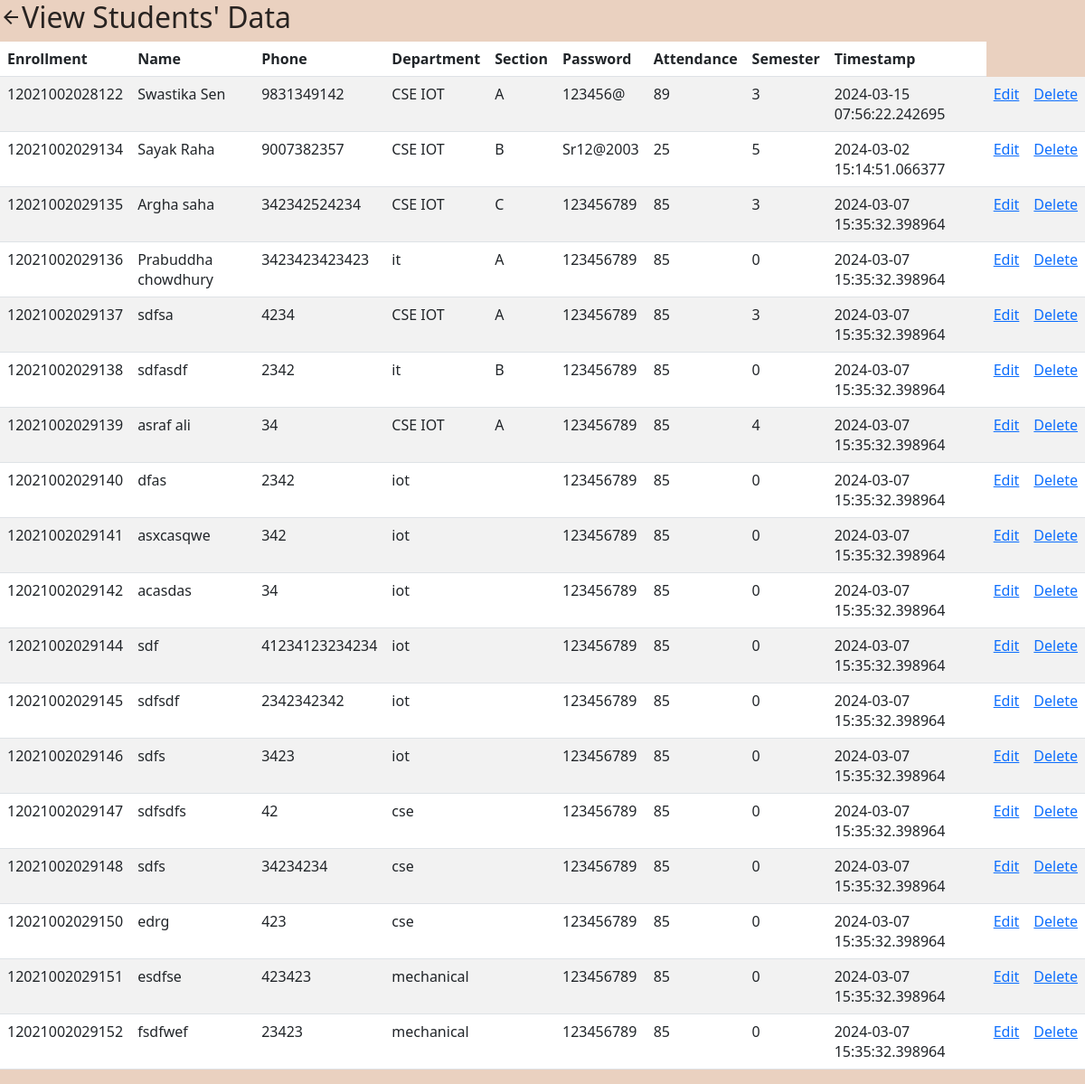
The page /admin/view.php?type=student (signed in) on the database its author committed.
### tables this page shows
CREATE TABLE `tbl_student` (
  `Enrollment` bigint(255) NOT NULL,
  `name` varchar(255) NOT NULL,
  `Phone` varchar(255) NOT NULL,
  `Department` varchar(255) NOT NULL,
  `Section` varchar(255) NOT NULL,
  `Password` varchar(255) NOT NULL,
  `Attendance` int(255) NOT NULL,
  `semester` int(255) NOT NULL,
  `timestamp` timestamp(6) NOT NULL DEFAULT current_timestamp(6)
);

### admin/view.php (the view, shortened to what this page needs)
<?php
if (isset($_GET["type"]) && ($_GET["type"] == "student" || $_GET["type"] == "teacher")) {
    $type = $_GET["type"];
} else {
    header("location:index.php");
    exit();
}
include '../dependancies.php';
include '../connect.php';
$table = ($type == "student") ? "tbl_student" : "tbl_teacher";
$query = "SELECT * FROM $table";
$result = mysqli_query($con, $query);
?>
<!DOCTYPE html>
<html>
<head>
    <?php include '../dependancies.php' ?>
</head>
<body>
        <h2 class="text-left"><a href="index.php" title="Back to Dashboard"><span class="material-symbols-outlined">
        </span></a>View <?php echo ucfirst($type); ?>s' Data</h2>
        <?php
        if (mysqli_num_rows($result) > 0) {
            echo "<table class='table table-striped w-100'>";
            echo "<thead><tr>";
            while ($field = mysqli_fetch_field($result)) {
                echo "<th>" . ucfirst($field->name) . "</th>";
            }
            echo "</tr></thead>";
            echo "<tbody>";
            while ($row = mysqli_fetch_assoc($result)) {
                echo "<tr>";
                foreach ($row as $key => $value) {
                    echo "<td>" . $value . "</td>";
                }
                $idField = ($type == "student") ? "Enrollment" : "teacher_id";
                echo "<td><a href='edit.php?id=" . $row[$idField] . "&type=" . $type . "'>Edit</a></td>";
                echo "<td><a href='delete.php?id=" . $row[$idField] . "&type=" . $type . "'>Delete</a></td>";
                echo "</tr>";
            }
            echo "</tbody></table>";
        } else {
            echo "<p>No data available.</p>";
        }
        ?>
</body>
</html>

### style.css (style rules this page uses)
h2, label, span { color: rgba(0, 0, 0, 0.831); }
body { background-color: rgb(234, 209, 192); min-height: 100vh; }

### rows shown on the page
tbl_student: Enrollment "12021002028122", name "Swastika Sen", Phone "9831349142", Department "CSE IOT", Section "A", Password "123456@", Attendance "89", semester "3", timestamp "2024-03-15 07:56:22.242695"
tbl_student: Enrollment "12021002029134", name "Sayak Raha", Phone "9007382357", Department "CSE IOT", Section "B", Password "Sr12@2003", Attendance "25", semester "5", timestamp "2024-03-02 15:14:51.066377"
tbl_student: Enrollment "12021002029135", name "Argha saha", Phone "342342524234", Department "CSE IOT", Section "C", Password "123456789", Attendance "85", semester "3", timestamp "2024-03-07 15:35:32.398964"
tbl_student: Enrollment "12021002029136", name "Prabuddha chowdhury", Phone "3423423423423", Department "it", Section "A", Password "123456789", Attendance "85", semester "0", timestamp "2024-03-07 15:35:32.398964"
tbl_student: Enrollment "12021002029137", name "sdfsa", Phone "4234", Department "CSE IOT", Section "A", Password "123456789", Attendance "85", semester "3", timestamp "2024-03-07 15:35:32.398964"
tbl_student: Enrollment "12021002029138", name "sdfasdf", Phone "2342", Department "it", Section "B", Password "123456789", Attendance "85", semester "0", timestamp "2024-03-07 15:35:32.398964"
tbl_student: Enrollment "12021002029139", name "asraf ali", Phone "34", Department "CSE IOT", Section "A", Password "123456789", Attendance "85", semester "4", timestamp "2024-03-07 15:35:32.398964"
tbl_student: Enrollment "12021002029140", name "dfas", Phone "2342", Department "iot", Password "123456789", Attendance "85", semester "0", timestamp "2024-03-07 15:35:32.398964"
tbl_student: Enrollment "12021002029141", name "asxcasqwe", Phone "342", Department "iot", Password "123456789", Attendance "85", semester "0", timestamp "2024-03-07 15:35:32.398964"
tbl_student: Enrollment "12021002029142", name "acasdas", Phone "34", Department "iot", Password "123456789", Attendance "85", semester "0", timestamp "2024-03-07 15:35:32.398964"
tbl_student: Enrollment "12021002029144", name "sdf", Phone "41234123234234", Department "iot", Password "123456789", Attendance "85", semester "0", timestamp "2024-03-07 15:35:32.398964"
tbl_student: Enrollment "12021002029145", name "sdfsdf", Phone "2342342342", Department "iot", Password "123456789", Attendance "85", semester "0", timestamp "2024-03-07 15:35:32.398964"
tbl_student: Enrollment "12021002029146", name "sdfs", Phone "3423", Department "iot", Password "123456789", Attendance "85", semester "0", timestamp "2024-03-07 15:35:32.398964"
tbl_student: Enrollment "12021002029147", name "sdfsdfs", Phone "42", Department "cse", Password "123456789", Attendance "85", semester "0", timestamp "2024-03-07 15:35:32.398964"
tbl_student: Enrollment "12021002029148", name "sdfs", Phone "34234234", Department "cse", Password "123456789", Attendance "85", semester "0", timestamp "2024-03-07 15:35:32.398964"
tbl_student: Enrollment "12021002029150", name "edrg", Phone "423", Department "cse", Password "123456789", Attendance "85", semester "0", timestamp "2024-03-07 15:35:32.398964"
tbl_student: Enrollment "12021002029151", name "esdfse", Phone "423423", Department "mechanical", Password "123456789", Attendance "85", semester "0", timestamp "2024-03-07 15:35:32.398964"
tbl_student: Enrollment "12021002029152", name "fsdfwef", Phone "23423", Department "mechanical", Password "123456789", Attendance "85", semester "0", timestamp "2024-03-07 15:35:32.398964"

### other values the page prints
$field->name "Enrollment"
$field->name "Name"
$field->name "Phone"
$field->name "Department"
$field->name "Section"
$field->name "Password"
$field->name "Attendance"
$field->name "Semester"
$field->name "Timestamp"
